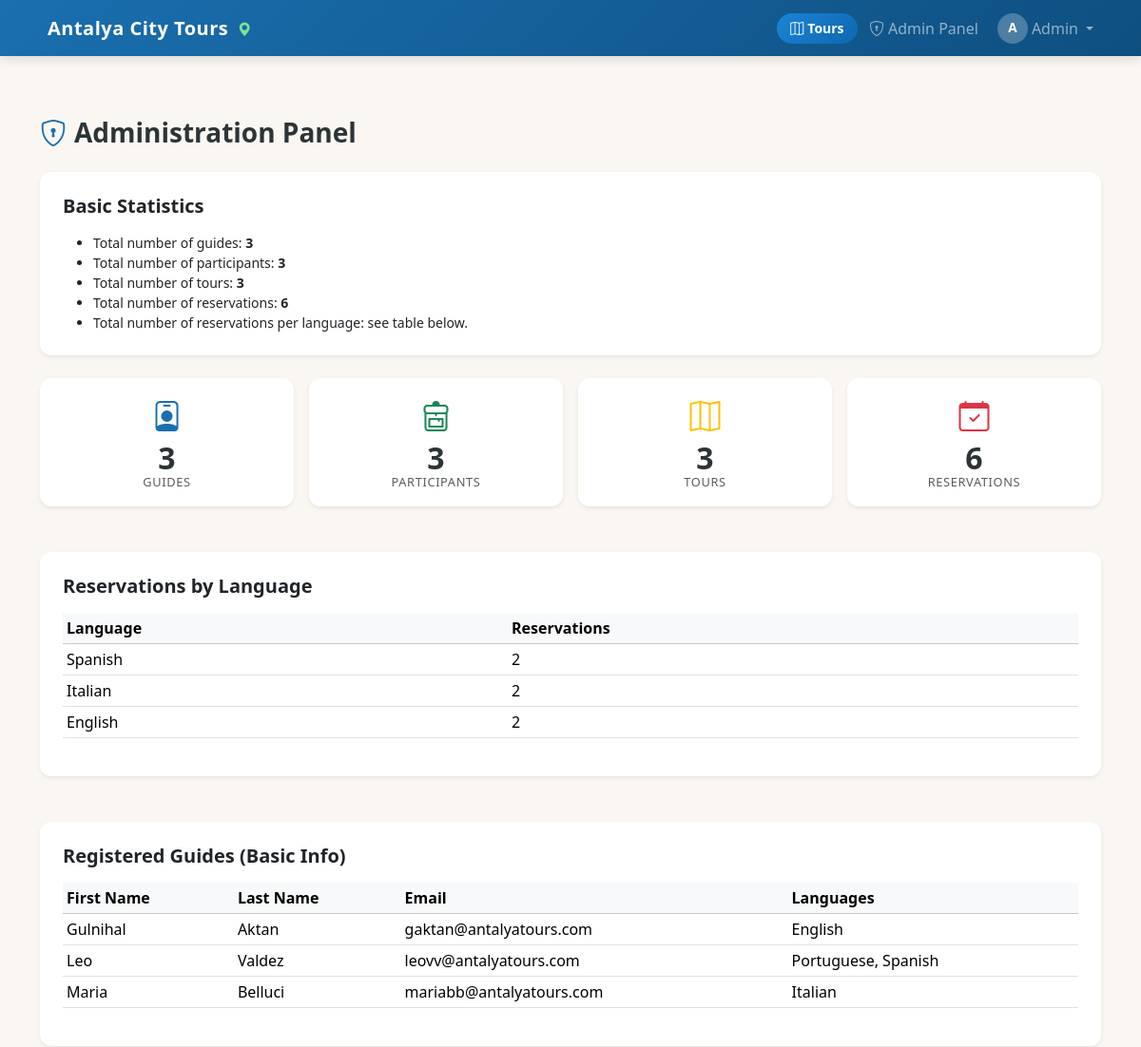
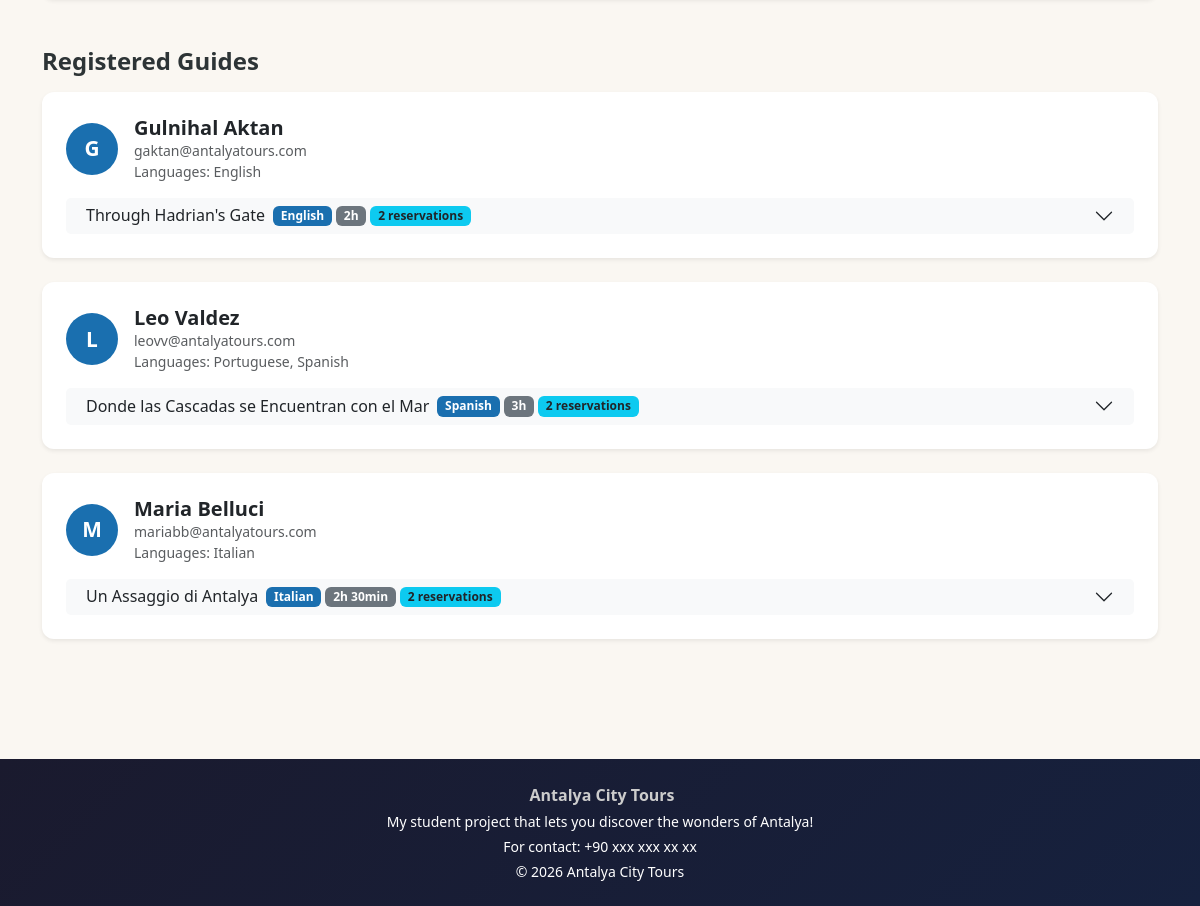
The app's page /admin (signed in) with its own data (2 pictures, top to bottom).
### tables this page shows
CREATE TABLE users (
            id            INTEGER PRIMARY KEY AUTOINCREMENT,
            first_name    TEXT NOT NULL,
            last_name     TEXT NOT NULL,
            email         TEXT NOT NULL UNIQUE,
            password_hash TEXT NOT NULL,
            role          TEXT NOT NULL CHECK(role IN ('guide','participant','admin'))
        );

CREATE TABLE tours (
            id               INTEGER PRIMARY KEY AUTOINCREMENT,
            title            TEXT NOT NULL,
            guide_id         INTEGER NOT NULL REFERENCES users(id),
            meeting_point    TEXT NOT NULL,
            duration         INTEGER NOT NULL,
            language         TEXT NOT NULL,
            max_participants INTEGER NOT NULL,
            description      TEXT NOT NULL,
            created_at       TIMESTAMP DEFAULT CURRENT_TIMESTAMP
        , theme TEXT NOT NULL DEFAULT 'Historical');

### app.py (the view)
@app.route('/admin')
@login_required
def admin():
    if not current_user.is_admin():
        abort(403)
    db = get_db()
    stats = {
        'guides': db.execute("SELECT COUNT(*) AS c FROM users WHERE role='guide'").fetchone()['c'],
        'participants': db.execute("SELECT COUNT(*) AS c FROM users WHERE role='participant'").fetchone()['c'],
        'tours': db.execute('SELECT COUNT(*) AS c FROM tours').fetchone()['c'],
        'reservations': db.execute('SELECT COUNT(*) AS c FROM reservations').fetchone()['c'],
        'res_by_lang': db.execute(
            'SELECT t.language, COUNT(r.id) AS cnt FROM reservations r '
            'JOIN tours t ON r.tour_id = t.id GROUP BY t.language ORDER BY cnt DESC'
        ).fetchall(),
    }
    guides = db.execute(
        "SELECT u.*, GROUP_CONCAT(gl.language, ', ') AS languages "
        'FROM users u LEFT JOIN guide_languages gl ON u.id = gl.guide_id '
        "WHERE u.role = 'guide' GROUP BY u.id"
    ).fetchall()
    guides_data = []
    for g in guides:
        tours = db.execute('SELECT * FROM tours WHERE guide_id = ?', (g['id'],)).fetchall()
        t_data = []
        for t in tours:
            sched = db.execute(
                f'SELECT day_of_week, start_time FROM tour_schedule WHERE tour_id=? ORDER BY {_SCHED_ORDER}',
                (t['id'],)
            ).fetchall()
            stops = db.execute('SELECT stop_name FROM tour_stops WHERE tour_id=? ORDER BY order_num', (t['id'],)).fetchall()
            res_count = db.execute('SELECT COUNT(*) AS c FROM reservations WHERE tour_id=?', (t['id'],)).fetchone()['c']
            t_data.append({'tour': t, 'schedule': sched, 'stops': stops, 'res_count': res_count})
        guides_data.append({'guide': g, 'tours': t_data})
    db.close()
    return render_template('admin.html', stats=stats, guides_data=guides_data)

### app.py (called while the page is built)
def get_db():
    conn = sqlite3.connect(DATABASE)
    conn.row_factory = sqlite3.Row
    conn.execute('PRAGMA foreign_keys = ON')
    return conn

def get_csrf_token():
    if '_csrf_token' not in session:
        session['_csrf_token'] = secrets.token_hex(32)
    return session['_csrf_token']

@app.before_request
def csrf_protect():
    if request.method == 'POST':
        token = session.get('_csrf_token')
        form_token = request.form.get('_csrf_token')
        if not token or token != form_token:
            abort(403)

@app.context_processor
def inject_globals():
    return {
        'csrf_token': get_csrf_token(),
        'current_year': datetime.now().year,
        'schedule_label': schedule_label,
    }

@login_manager.user_loader
def load_user(uid):
    db = get_db()
    row = db.execute('SELECT * FROM users WHERE id = ?', (uid,)).fetchone()
    db.close()
    return User(row) if row else None

@app.template_filter('duration_fmt')
def duration_fmt(minutes):
    h, m = divmod(int(minutes), 60)
    if h and m:
        return f'{h}h {m}min'
    if h:
        return f'{h}h'
    return f'{m}min'

    def is_admin(self):
        return self.role == 'admin'

### templates/admin.html (shortened to what this page needs)
{% extends 'base.html' %}
{% block content %}
<div class="container py-5">
    <h1 class="h3 fw-bold mb-4">
        <i class="bi bi-shield-lock text-primary me-2"></i>Administration Panel
    </h1>
    <div class="card border-0 shadow-sm mb-4">
        <div class="card-body p-4">
            <h2 class="h5 fw-bold mb-3">Basic Statistics</h2>
            <ul class="mb-0 small">
                <li>Total number of guides: <strong>{{ stats.guides }}</strong></li>
                <li>Total number of participants: <strong>{{ stats.participants }}</strong></li>
                <li>Total number of tours: <strong>{{ stats.tours }}</strong></li>
                <li>Total number of reservations: <strong>{{ stats.reservations }}</strong></li>
                <li>Total number of reservations per language: see table below.</li>
            </ul>
        </div>
    </div>
    <div class="row g-3 mb-5">
        <div class="col-6 col-md-3">
            <div class="stat-card card border-0 shadow-sm text-center p-3">
                <div class="stat-icon text-primary">
                    <i class="bi bi-person-badge"></i>
                </div>
                <div class="stat-value">{{ stats.guides }}</div>
                <div class="stat-label text-muted">Guides</div>
            </div>
        </div>
        <div class="col-6 col-md-3">
            <div class="stat-card card border-0 shadow-sm text-center p-3">
                <div class="stat-icon text-success">
                    <i class="bi bi-backpack4"></i>
                </div>
                <div class="stat-value">{{ stats.participants }}</div>
                <div class="stat-label text-muted">Participants</div>
            </div>
        </div>
        <div class="col-6 col-md-3">
            <div class="stat-card card border-0 shadow-sm text-center p-3">
                <div class="stat-icon text-warning">
                    <i class="bi bi-map"></i>
                </div>
                <div class="stat-value">{{ stats.tours }}</div>
                <div class="stat-label text-muted">Tours</div>
            </div>
        </div>
        <div class="col-6 col-md-3">
            <div class="stat-card card border-0 shadow-sm text-center p-3">
                <div class="stat-icon text-danger">
                    <i class="bi bi-calendar-check"></i>
                </div>
                <div class="stat-value">{{ stats.reservations }}</div>
                <div class="stat-label text-muted">Reservations</div>
            </div>
        </div>
    </div>
    {% if stats.res_by_lang %}
        <div class="card border-0 shadow-sm mb-5">
            <div class="card-body p-4">
                <h2 class="h5 fw-bold mb-3">Reservations by Language</h2>
                <div class="table-responsive">
                    <table class="table table-sm">
                        <thead class="table-light">
                            <tr><th>Language</th><th>Reservations</th></tr>
                        </thead>
                        <tbody>
                            {% for row in stats.res_by_lang %}
                                <tr>
                                    <td>{{ row['language'] }}</td>
                                    <td>{{ row['cnt'] }}</td>
                                </tr>
                            {% endfor %}
                        </tbody>
                    </table>
                </div>
            </div>
        </div>
    {% endif %}
    <div class="card border-0 shadow-sm mb-5">
        <div class="card-body p-4">
            <h2 class="h5 fw-bold mb-3">Registered Guides (Basic Info)</h2>
            {% if guides_data %}
                <div class="table-responsive">
                    <table class="table table-sm align-middle">
                        <thead class="table-light">
                            <tr>
                                <th>First Name</th>
                                <th>Last Name</th>
                                <th>Email</th>
                                <th>Languages</th>
                            </tr>
                        </thead>
                        <tbody>
                            {% for item in guides_data %}
                                {% set g = item.guide %}
                                <tr>
                                    <td>{{ g['first_name'] }}</td>
                                    <td>{{ g['last_name'] }}</td>
                                    <td>{{ g['email'] }}</td>
                                    <td>{{ g['languages'] or '—' }}</td>
                                </tr>
                            {% endfor %}
                        </tbody>
                    </table>
                </div>
            {% else %}
                <p class="text-muted small mb-0">No guides registered yet.</p>
            {% endif %}
        </div>
    </div>
    <h2 class="h4 fw-bold mb-3">Registered Guides</h2>
    {% for item in guides_data %}
        {% set g = item.guide %}
        <div class="card border-0 shadow-sm mb-4 rounded-3">
            <div class="card-body p-4">
                <div class="d-flex align-items-center gap-3 mb-3">
                    <span class="avatar-circle avatar-lg">{{ g['first_name'][0] }}</span>
                    <div>
                        <h3 class="h5 fw-bold mb-0">{{ g['first_name'] }} {{ g['last_name'] }}</h3>
                        <p class="text-muted small mb-0">{{ g['email'] }}</p>
                        <p class="text-muted small mb-0">Languages: {{ g['languages'] or '—' }}</p>
                    </div>
                </div>
                {% if item.tours %}
                    <div class="accordion" id="guide{{ g['id'] }}Acc">
                        {% for td in item.tours %}
                            {% set t = td.tour %}
                            <div class="accordion-item border-0">
                                <h4 class="accordion-header">
                                    <button class="accordion-button collapsed bg-light py-2" type="button"
                                            data-bs-toggle="collapse"
                                            data-bs-target="#tour{{ t['id'] }}Collapse">
                                        {{ t['title'] }}
                                        <span class="badge bg-primary ms-2">{{ t['language'] }}</span>
                                        <span class="badge bg-secondary ms-1">{{ t['duration'] | duration_fmt }}</span>
                                        <span class="badge bg-info text-dark ms-1">{{ td.res_count }} reservations</span>
                                    </button>
                                </h4>
                            </div>
                        {% endfor %}
                    </div>
                {% else %}
                    <p class="text-muted small mb-0">No tours created yet.</p>
                {% endif %}
            </div>
        </div>
    {% endfor %}
</div>
{% endblock %}

### templates/base.html (shortened to what this page needs)
<!DOCTYPE html>
<html lang="en">
<head>
    <link rel="stylesheet" href="https://cdn.jsdelivr.net/npm/bootstrap@5.3.2/dist/css/bootstrap.min.css">
    <link rel="stylesheet" href="https://cdn.jsdelivr.net/npm/bootstrap-icons@1.11.3/font/bootstrap-icons.css">
    <link rel="stylesheet" href="{{ url_for('static', filename='css/style.css') }}">
</head>
<body>
<nav class="navbar navbar-expand-lg navbar-dark site-nav">
    <div class="container">
        <a class="navbar-brand" href="{{ url_for('index') }}">
            Antalya City Tours
            <i class="bi bi-geo-alt-fill ms-1 brand-extra-icon" aria-hidden="true"></i>
        </a>
        <div class="collapse navbar-collapse" id="navMain">
            <ul class="navbar-nav ms-auto align-items-lg-center gap-lg-1">
                <li class="nav-item">
                    <a class="btn btn-sm nav-pill nav-pill-tours" href="{{ url_for('index') }}">
                        <i class="bi bi-map me-1"></i>Tours
                    </a>
                </li>
                {% if current_user.is_authenticated %}
                    {% if current_user.role == 'guide' %}
                        <li class="nav-item">
                            <a class="nav-link" href="{{ url_for('guide_profile') }}">
                                <i class="bi bi-person-badge me-1"></i>My Profile
                            </a>
                        </li>
                        <li class="nav-item">
                            <a class="nav-link" href="{{ url_for('create_tour') }}">
                                <i class="bi bi-plus-circle me-1"></i>New Tour
                            </a>
                        </li>
                    {% elif current_user.role == 'participant' %}
                        <li class="nav-item">
                            <a class="nav-link" href="{{ url_for('participant_profile') }}">
                                <i class="bi bi-calendar-check me-1"></i>My Reservations
                            </a>
                        </li>
                    {% elif current_user.role == 'admin' %}
                        <li class="nav-item">
                            <a class="nav-link" href="{{ url_for('admin') }}">
                                <i class="bi bi-shield-lock me-1"></i>Admin Panel
                            </a>
                        </li>
                    {% endif %}
                    <li class="nav-item dropdown">
                        <a class="nav-link dropdown-toggle d-flex align-items-center gap-1"
                           href="#" role="button" data-bs-toggle="dropdown" aria-expanded="false">
                            <span class="avatar-circle">{{ current_user.first_name[0] }}</span>
                            {{ current_user.first_name }}
                        </a>
                    </li>
                {% endif %}
            </ul>
        </div>
    </div>
</nav>
<main>
    {% block content %}{% endblock %}
</main>
<footer class="site-footer mt-5">
    <div class="container text-center py-4">
        <p class="mb-1 fw-semibold">
            Antalya City Tours
        </p>
        <p class="small text-white mb-0">
            My student project that lets you discover the wonders of Antalya!
        </p>
        <p class="small text-white mt-1 mb-0">For contact: +90 xxx xxx xx xx</p>
        <p class="small text-white mt-1 mb-0">&copy; {{ current_year }} Antalya City Tours</p>
    </div>
</footer>
</body>
</html>

### static/css/style.css (style rules this page uses)
:root { --primary: #1a6faf; --primary-dk: #145a8e; --accent: #2f8fd6; --accent-dk: #1f74b0; --bg: #faf7f2; --text: #2d3436; --muted: #636e72; --card-bg: #ffffff; --border: #e0d9d0; --radius: 0.75rem; --shadow: 0 4px 20px rgba(0,0,0,.08); }
body { font-family: 'Segoe UI', system-ui, -apple-system, sans-serif; background-color: var(--bg); color: var(--text); }
.btn-primary, .bg-primary { background-color: var(--primary) !important; border-color: var(--primary) !important; }
.text-primary { color: var(--primary) !important; }
.site-nav { background: linear-gradient(135deg, var(--primary) 0%, #0e4f80 100%); box-shadow: 0 2px 12px rgba(0,0,0,.15); }
.site-nav .navbar-brand { font-size: 1.25rem; font-weight: 700; letter-spacing: .5px; }
.brand-extra-icon { color: #7be495; font-size: .9rem; vertical-align: middle; }
.site-nav .nav-link { font-weight: 500; border-radius: 0.4rem; padding: .35rem .7rem; transition: background .18s; }
.nav-pill { color: #fff !important; border: 0; border-radius: 999px; font-weight: 600; padding: .35rem .9rem; margin-left: .35rem; }
.nav-pill-tours { background: linear-gradient(135deg, #1b84d6, #0f67b0); }
.avatar-circle { display: inline-flex; align-items: center; justify-content: center; width: 32px; height: 32px; border-radius: 50%; background: rgba(255,255,255,.25); color: #fff; font-weight: 700; font-size: .85rem; text-transform: uppercase; }
.avatar-lg { width: 52px; height: 52px; background: var(--primary); font-size: 1.3rem; }
.stat-card { border-radius: var(--radius) !important; }
.stat-icon { font-size: 2rem; margin-bottom: .25rem; }
.stat-value { font-size: 2rem; font-weight: 800; color: var(--text); line-height: 1; }
.stat-label { font-size: .8rem; text-transform: uppercase; letter-spacing: .05em; }
.site-footer { background: linear-gradient(135deg, #1a1a2e 0%, #16213e 100%); color: #ccc; }
.card { border-radius: var(--radius) !important; }

### records on screen
users: first_name "A", first_name "Admin"
tours: language "Spanish", cnt "2", title "Donde las Cascadas se Encuentran con el Mar", language "Spanish", duration|duration_fmt "3h"
tours: language "Italian", cnt "2", title "Un Assaggio di Antalya", language "Italian", duration|duration_fmt "2h 30min"
tours: language "English", cnt "2", title "Through Hadrian's Gate", language "English", duration|duration_fmt "2h"
users: first_name "Gulnihal", last_name "Aktan", email "gaktan@antalyatours.com", first_name "G", first_name "Gulnihal", last_name "Aktan", email "gaktan@antalyatours.com"
users: first_name "Leo", last_name "Valdez", email "leovv@antalyatours.com", first_name "L", first_name "Leo", last_name "Valdez", email "leovv@antalyatours.com"
users: first_name "Maria", last_name "Belluci", email "mariabb@antalyatours.com", first_name "M", first_name "Maria", last_name "Belluci", email "mariabb@antalyatours.com"

### other values on screen
{{ stats.guides }} "3"
{{ stats.participants }} "3"
{{ stats.tours }} "3"
{{ stats.reservations }} "6"
{{ g['languages'] or '—' }} "English" "Portuguese, Spanish" "Italian"
{{ td.res_count }} "2" "2" "2"
